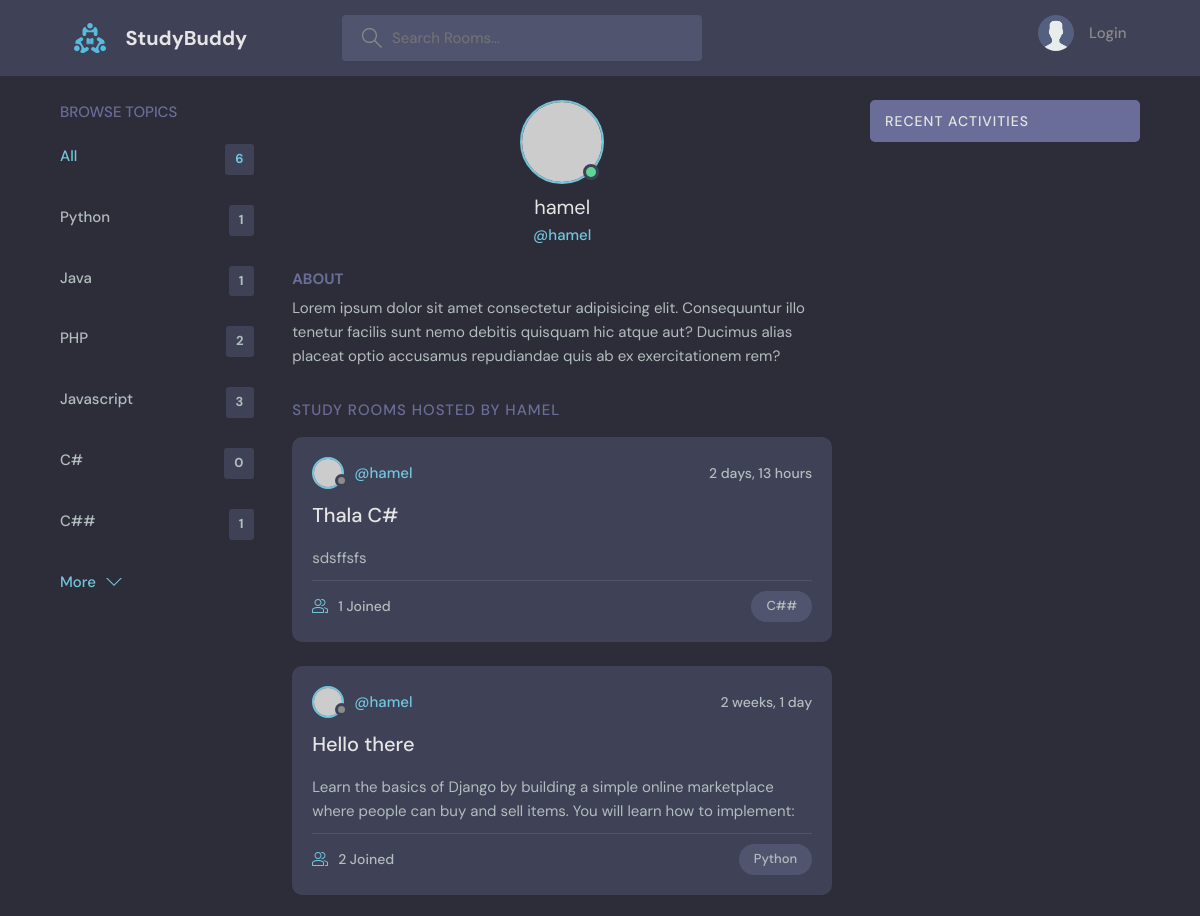
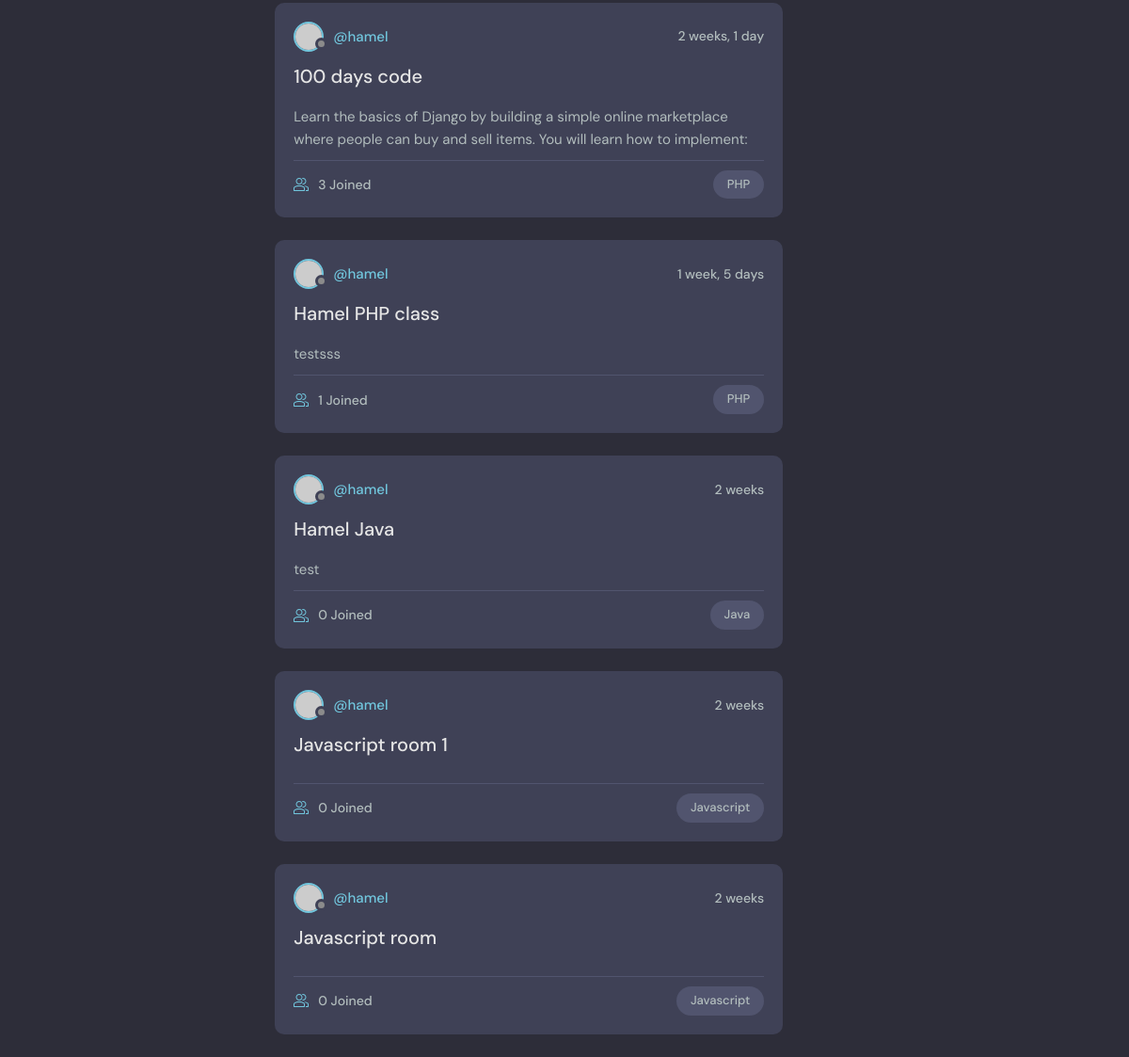
Screenshot of /user-profile/1 with the database file from the repository (2 pictures, top to bottom).
### base/models.py (models this page shows, shortened)
class Topic(models.Model):
    name = models.CharField(max_length=200)

class Room(models.Model):
    host = models.ForeignKey(User, on_delete=models.SET_NULL, null=True)
    topic = models.ForeignKey(Topic, on_delete=models.SET_NULL, null=True)
    name = models.CharField(max_length=200)
    description = models.TextField(null=True, blank=True)
    participants = models.ManyToManyField(User, related_name='participants', blank=True)
    updated = models.DateTimeField(auto_now=True)
    created = models.DateTimeField(auto_now_add=True)
    class Meta:
        ordering = ['-updated']

### base/views.py (the view)
# urls.py: path('user-profile/<str:pk>', views.userProfile, name="user-profile"),
def userProfile(request, pk):
    user = User.objects.get(id=pk)
    topics = Topic.objects.all()
    rooms = user.room_set.all()
    context = { 'user' : user, 'topics': topics, 'rooms': rooms}
    return render(request, 'base/profile.html', context)

### base/templates/base/profile.html (shortened to what this page needs)
{% extends 'main.html' %}
{% block content %}
<main class="profile-page layout layout--3">
    <div class="container">
      {% include 'base/components/topics.html' %}
      <div class="roomList">
        <div class="profile">
          <div class="profile__avatar">
            <div class="avatar avatar--large active">
              <img src="https://randomuser.me/api/portraits/men/11.jpg" />
            </div>
          </div>
          <div class="profile__info">
            <h3>{{ user.username }}</h3>
            <p>@{{ user.username }}</p>
          </div>
          <div class="profile__about">
            <h3>About</h3>
            <p>
              Lorem ipsum dolor sit amet consectetur adipisicing elit. Consequuntur illo tenetur
              facilis sunt nemo debitis quisquam hic atque aut? Ducimus alias placeat optio
              accusamus repudiandae quis ab ex exercitationem rem?
            </p>
          </div>
        </div>
        <div class="roomList__header">
          <div>
            <h2>Study Rooms Hosted by {{ user.username }}</a>
            </h2>
          </div>
        </div>
        {% include 'base/components/feed.html' %}
      </div>
      {% include 'base/components/activities.html' %}
    </div>
  </main>
  {% endblock content %}

### templates/main.html (shortened to what this page needs)
<!DOCTYPE html>
{% load static %}
<html lang="en">
  <head>
    <link rel="stylesheet" href="{% static 'styles/style.css' %}" />
  </head>
  <body>
    {% include 'navbar.html' %}
    {% block content %}
    {% endblock %}
</body>
</html>

### templates/navbar.html (shortened to what this page needs)
{% load static %}
<header class="header header--loggedIn">
    <div class="container">
      <a href="{% url 'home' %}" class="header__logo">
        <img src="{% static 'images/logo.svg' %}" />
        <h1>StudyBuddy</h1>
      </a>
      <form class="header__search" method="GET" action="{% url 'home' %}">
        <label>
          <input type="text" name="q" placeholder="Search Rooms...">
        </label>
      </form>
      <nav class="header__menu">
        {% if request.user.is_authenticated %}
        <div class="header__user">
            <a href="{% url 'user-profile' user.id %}">
              <div class="avatar avatar--medium active">
                <img src="https://randomuser.me/api/portraits/men/37.jpg" />
              </div>
              <p>{{request.user.username }} <span>@{{request.user.username }}</span></p>
            </a>
            <button class="dropdown-button">
              <svg version="1.1" xmlns="http://www.w3.org/2000/svg" width="32" height="32" viewBox="0 0 32 32">
                <title>chevron-down</title>
                <path d="M16 21l-13-13h-3l16 16 16-16h-3l-13 13z"></path>
              </svg>
            </button>
          </div>
          <div class="dropdown-menu">
            <a href="{% url 'update-user' %}" class="dropdown-link"
              ><svg version="1.1" xmlns="http://www.w3.org/2000/svg" width="32" height="32" viewBox="0 0 32 32">
                <title>tools</title>
                <path
                  d="M27.465 32c-1.211 0-2.35-0.471-3.207-1.328l-9.392-9.391c-2.369 0.898-4.898 0.951-7.355 0.15-3.274-1.074-5.869-3.67-6.943-6.942-0.879-2.682-0.734-5.45 0.419-8.004 0.135-0.299 0.408-0.512 0.731-0.572 0.32-0.051 0.654 0.045 0.887 0.277l5.394 5.395 3.586-3.586-5.394-5.395c-0.232-0.232-0.336-0.564-0.276-0.887s0.272-0.596 0.572-0.732c2.552-1.152 5.318-1.295 8.001-0.418 3.274 1.074 5.869 3.67 6.943 6.942 0.806 2.457 0.752 4.987-0.15 7.358l9.392 9.391c0.844 0.842 1.328 2.012 1.328 3.207-0 2.5-2.034 4.535-4.535 4.535zM15.101 19.102c0.26 0 0.516 0.102 0.707 0.293l9.864 9.863c0.479 0.479 1.116 0.742 1.793 0.742 1.398 0 2.535-1.137 2.535-2.535 0-0.668-0.27-1.322-0.742-1.793l-9.864-9.863c-0.294-0.295-0.376-0.74-0.204-1.119 0.943-2.090 1.061-4.357 0.341-6.555-0.863-2.631-3.034-4.801-5.665-5.666-1.713-0.561-3.468-0.609-5.145-0.164l4.986 4.988c0.391 0.391 0.391 1.023 0 1.414l-5 5c-0.188 0.188-0.441 0.293-0.707 0.293s-0.52-0.105-0.707-0.293l-4.987-4.988c-0.45 1.682-0.397 3.436 0.164 5.146 0.863 2.631 3.034 4.801 5.665 5.666 2.2 0.721 4.466 0.604 6.555-0.342 0.132-0.059 0.271-0.088 0.411-0.088z"
                ></path>
              </svg>
              Settings</a
            >
            <a href="{% url 'logout' %}" class="dropdown-link"
              ><svg version="1.1" xmlns="http://www.w3.org/2000/svg" width="32" height="32" viewBox="0 0 32 32">
                <title>sign-out</title>
                <path
                  d="M3 0h22c0.553 0 1 0 1 0.553l-0 3.447h-2v-2h-20v28h20v-2h2l0 3.447c0 0.553-0.447 0.553-1 0.553h-22c-0.553 0-1-0.447-1-1v-30c0-0.553 0.447-1 1-1z"
                ></path>
                <path
                  d="M21.879 21.293l1.414 1.414 6.707-6.707-6.707-6.707-1.414 1.414 4.293 4.293h-14.172v2h14.172l-4.293 4.293z"
                ></path>
              </svg>
              Logout</a
            >
          </div>
        {% else %}
        <a href="{% url 'login' %}">
          <img src="{% static 'images/avatar.svg' %}" />
          <p>Login</p>
        </a>
        {% endif %}
      </nav>
    </div>
  </header>

### base/templates/base/components/topics.html
<div class="topics">
    <div class="topics__header">
    <h2>Browse Topics</h2>
    </div>
    <ul class="topics__list">
    <li>
        <a href="{% url 'home' %}" class="active">All <span>{{ topics.count }}</span></a>
    </li>
    {% for topic in topics %}
    <li>
        <a href="{% url 'home' %}?q={{ topic.name }}">{{ topic.name }} <span>{{ topic.room_set.all.count }}</span></a>
    </li>
    {% endfor %}
    </ul>
    <a class="btn btn--link" href="{% url 'topics' %}">
    More
    <svg version="1.1" xmlns="http://www.w3.org/2000/svg" width="32" height="32" viewBox="0 0 32 32">
        <title>chevron-down</title>
        <path d="M16 21l-13-13h-3l16 16 16-16h-3l-13 13z"></path>
    </svg>
    </a>
</div>

### base/templates/base/components/feed.html (shortened to what this page needs)
{% for room in rooms %}
<div class="roomListRoom">
    <div class="roomListRoom__header">
        <a href="{% url 'user-profile' room.host.id %}" class="roomListRoom__author">
        <div class="avatar avatar--small">
            <img src="https://randomuser.me/api/portraits/women/11.jpg" />
        </div>
        <span>@{{ room.host.username }}</span>
        </a>
        <div class="roomListRoom__actions">
        <span>{{ room.created | timesince }}</span>
        </div>
    </div>
    <div class="roomListRoom__content">
        <a href="{% url 'room' room.id %}">{{ room.name }}</a>
        <p>
            {{ room.description }}
        </p>
    </div>
    <div class="roomListRoom__meta">
        <a href="room.html" class="roomListRoom__joined">
        {{ room.participants.all.count }} Joined
        </a>
        <p class="roomListRoom__topic">{{ room.topic.name }}</p>
    </div>
</div>
{% endfor %}

### base/templates/base/components/activities.html (shortened to what this page needs)
<div class="activities">
    <div class="activities__header">
    <h2>Recent Activities</h2>
    </div>
</div>

### rows the page displays
Topic: name "Python", room_set.all.count "1"
Topic: name "Java", room_set.all.count "1"
Topic: name "PHP", room_set.all.count "2"
Topic: name "Javascript", room_set.all.count "3"
Topic: name "C#", room_set.all.count "0"
Topic: name "C##", room_set.all.count "1"
Room: host.username "hamel", created "2 days, 13 hours", name "Thala C#", description "sdsffsfs", participants.all.count "1", topic.name "C##"
Room: host.username "hamel", created "2 weeks, 1 day", name "Hello there", description "Learn the basics of Django by building a simple online marketplace where people can buy and sell items. You will learn how to implement:", participants.all.count "2", topic.name "Python"
Room: host.username "hamel", created "2 weeks, 1 day", name "100 days code", description "Learn the basics of Django by building a simple online marketplace where people can buy and sell items. You will learn how to implement:", participants.all.count "3", topic.name "PHP"
Room: host.username "hamel", created "1 week, 5 days", name "Hamel PHP class", description "testsss", participants.all.count "1", topic.name "PHP"
Room: host.username "hamel", created "2 weeks", name "Hamel Java", description "test", participants.all.count "0", topic.name "Java"
Room: host.username "hamel", created "2 weeks", name "Javascript room 1", participants.all.count "0", topic.name "Javascript"
Room: host.username "hamel", created "2 weeks", name "Javascript room", participants.all.count "0", topic.name "Javascript"

### other values shown
{{ topics.count }} "6"
{{ user.username }} "hamel"
{{ user.username }} "HAMEL"
